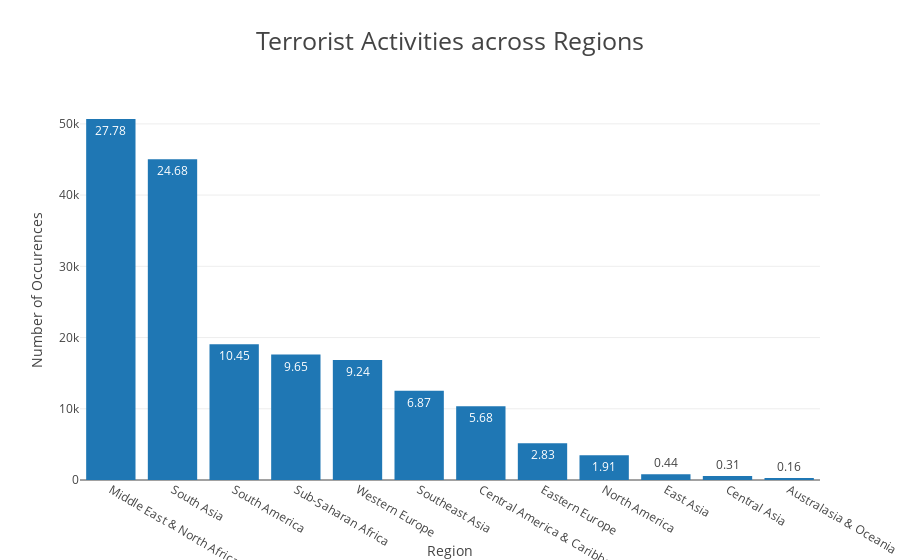

Here is the notebook cell this chart was saved with:
### Markdown cell above
Let's check which regions contribute to higher terrorist attack counts.

### Code cell
trace = go.Bar(
            x = [i for i in all_year_df.region_txt.value_counts().index],
            y = all_year_df.region_txt.value_counts(), text= label_percent(feature='region_txt'))
layout = go.Layout(title = "Terrorist Activities across Regions",
                   titlefont = dict(size = 25),
                   xaxis = dict(title='Region',dtick=1),
                   yaxis = dict(title='Number of Occurences'),
                   
                  font=dict(size=12))
data = [trace]
fig = dict(data=data, layout = layout)
iplot(fig, filename="terrorregion_bar")

### Figure 1 — Plotly figure (JSON) as saved in the notebook; plotly's stock layout.template omitted (floating-point values rounded to 4 significant figures)
{"data": [{"text": [27.78, 24.68, 10.45, 9.65, 9.24, 6.87, 5.68, 2.83, 1.91, 0.44, 0.31, 0.16], "type": "bar", "x": ["Middle East & North Africa", "South Asia", "South America", "Sub-Saharan Africa", "Western Europe", "Southeast Asia", "Central America & Caribbean", "Eastern Europe", "North America", "East Asia", "Central Asia", "Australasia & Oceania"], "y": [50683, 45034, 19063, 17605, 16861, 12530, 10354, 5156, 3492, 810, 566, 284]}], "layout": {"font": {"size": 12}, "title": "Terrorist Activities across Regions", "titlefont": {"size": 25}, "xaxis": {"dtick": 1, "title": "Region"}, "yaxis": {"title": "Number of Occurences"}}}
